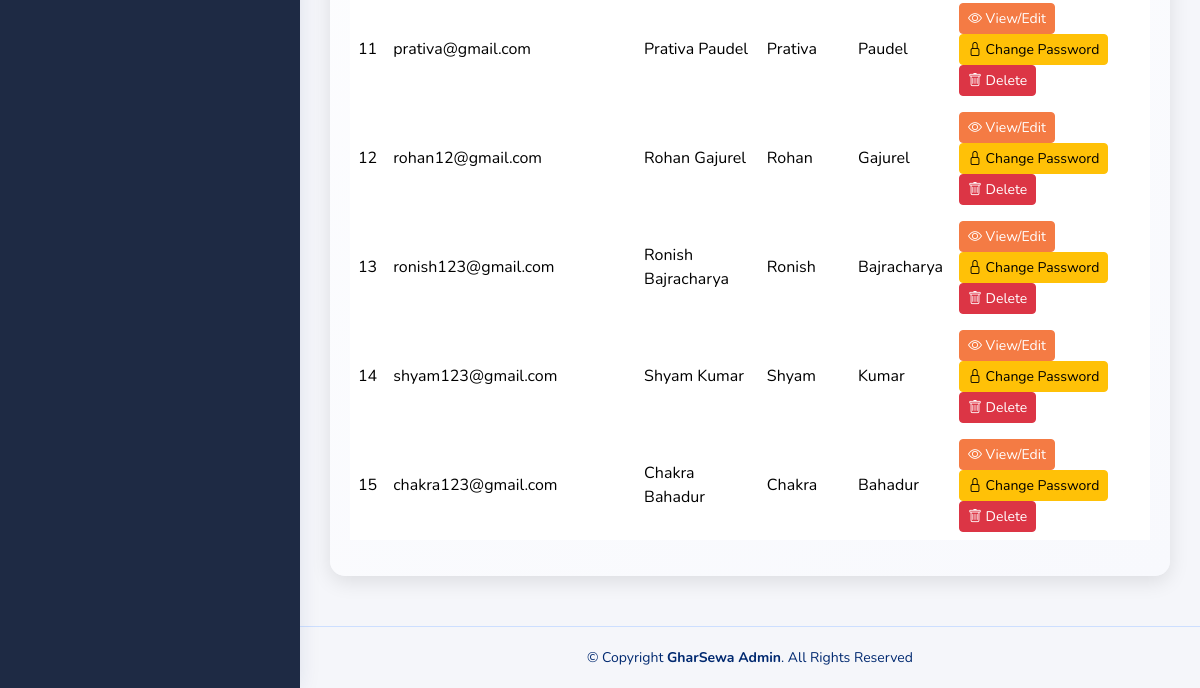
Before: /dashboard/manage_users/ (signed in, lower part) with the older database file.
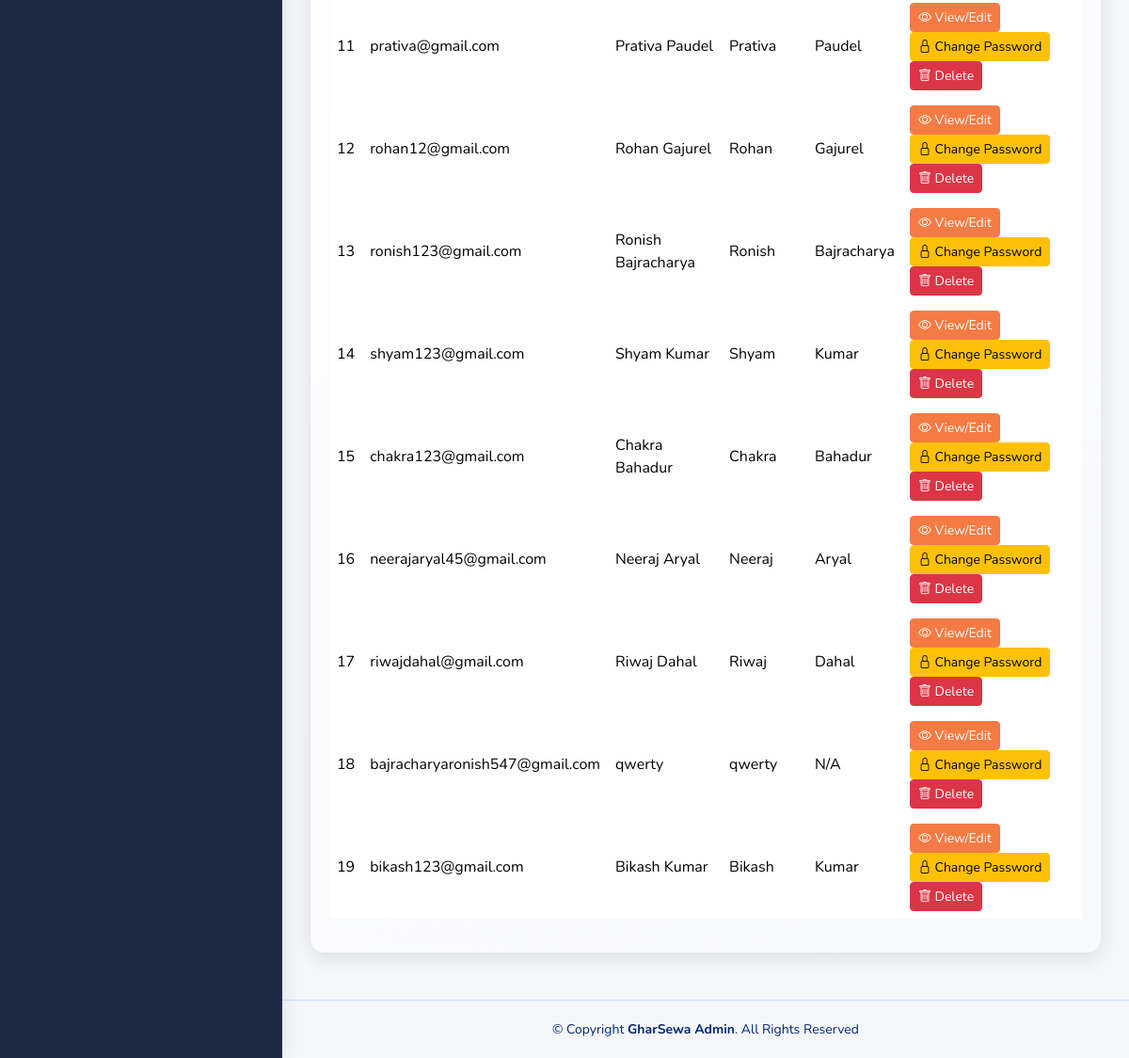
After: the same page with the newer database file.
### users/models.py (models this page shows, shortened)
class CustomUser(AbstractUser):
    username = None  # Completely remove username field
    email = models.EmailField(_('email address'), unique=True)
    profile_photo = models.URLField(blank=True, null=True)
    name = models.CharField(_('full name'), max_length=255, blank=True)
    first_name = models.CharField(_('first name'), max_length=30, blank=True)
    last_name = models.CharField(_('last name'), max_length=150, blank=True)
    USERNAME_FIELD = 'email'
    REQUIRED_FIELDS = []
    objects = CustomUserManager()

### dashboard/views.py (the view)
# urls.py: path('manage_users/', views.manage_users, name='manage_users'),
@login_required(login_url='/login/')
@staff_member_required(login_url='/login/')
def manage_users(request):
    users = CustomUser.objects.all()
    return render(request, 'dashboard/manage_users.html', {'users': users})

### dashboard/templates/dashboard/manage_users.html (shortened to what this page needs)
{% load static %}
{% load crispy_forms_tags %}
<!DOCTYPE html>
<html lang="en">
<head>
  <link href="{% static 'assets/vendor/bootstrap/css/bootstrap.min.css' %}" rel="stylesheet">
  <link href="{% static 'assets/vendor/bootstrap-icons/bootstrap-icons.css' %}" rel="stylesheet">
  <link href="{% static 'assets/css/style.css' %}" rel="stylesheet">
</head>
<body>
  <aside id="sidebar" class="sidebar">
  </aside>
  <main id="main" class="main">
    <section class="section">
      <div class="card">
        <div class="card-body">
          <div class="table-responsive">
            <table class="table table-borderless">
              <tbody>
                {% for user in users %}
                <tr>
                  <td>{{ user.id }}</td>
                  <td>{{ user.email }}</td>
                  <td>{{ user.name|default:"N/A" }}</td>
                  <td>{{ user.first_name|default:"N/A" }}</td>
                  <td>{{ user.last_name|default:"N/A" }}</td>
                  <td class="action-buttons">
                    <a href="{% url 'user_detail' user.id %}" class="btn btn-sm btn-primary"><i class="bi bi-eye"></i> View/Edit</a>
                    <a href="{% url 'change_user_password' user.id %}" class="btn btn-sm btn-warning"><i class="bi bi-lock"></i> Change Password</a>
                    <a href="{% url 'delete_user' user.id %}" class="btn btn-sm btn-danger" onclick="return confirm('Are you sure you want to delete this user?')"><i class="bi bi-trash"></i> Delete</a>
                  </td>
                </tr>
                {% empty %}
                <tr>
                  <td colspan="6" class="text-center">No users found</td>
                </tr>
                {% endfor %}
              </tbody>
            </table>
          </div>
        </div>
      </div>
    </section>
  </main>
  <footer id="footer" class="footer">
    <div class="copyright">
      © Copyright <strong><span>GharSewa Admin</span></strong>. All Rights Reserved
    </div>
  </footer>
</body>
</html>

Changed rows visible on the page:
added CustomUser: id "16", email "neerajaryal45@gmail.com", name "Neeraj Aryal", first_name "Neeraj", last_name "Aryal"
added CustomUser: id "17", email "riwajdahal@gmail.com", name "Riwaj Dahal", first_name "Riwaj", last_name "Dahal"
added CustomUser: id "18", email "bajracharyaronish547@gmail.com", name "qwerty", first_name "qwerty", last_name "N/A"
added CustomUser: id "19", email "bikash123@gmail.com", name "Bikash Kumar", first_name "Bikash", last_name "Kumar"
